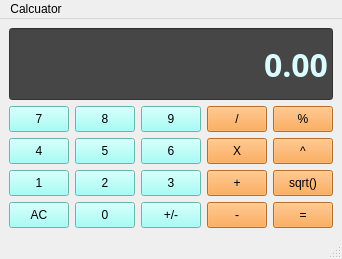
<?xml version="1.0" encoding="UTF-8"?>
<ui version="4.0">
 <class>Calculator</class>
 <widget class="QMainWindow" name="Calculator">
  <property name="geometry">
   <rect>
    <x>0</x>
    <y>0</y>
    <width>342</width>
    <height>259</height>
   </rect>
  </property>
  <property name="windowTitle">
   <string>Calculator</string>
  </property>
  <widget class="QWidget" name="centralwidget">
   <layout class="QGridLayout" name="gridLayout">
    <item row="1" column="1">
     <widget class="QPushButton" name="Button8">
      <property name="sizePolicy">
       <sizepolicy hsizetype="Preferred" vsizetype="Preferred">
        <horstretch>0</horstretch>
        <verstretch>0</verstretch>
       </sizepolicy>
      </property>
      <property name="styleSheet">
       <string notr="true">QPushButton{
	background-color: rgb(140, 255, 247);
	boarder: 1px solid rgb(115, 110, 106);
	padding: 5px;
}

QPushButton:pressed{
	background-color: rgb(46, 154, 255);
	boarder: 1px solid rgb(115, 110, 106);
	padding: 5px;
}</string>
      </property>
      <property name="text">
       <string>8</string>
      </property>
     </widget>
    </item>
    <item row="4" column="1">
     <widget class="QPushButton" name="Button2">
      <property name="sizePolicy">
       <sizepolicy hsizetype="Preferred" vsizetype="Preferred">
        <horstretch>0</horstretch>
        <verstretch>0</verstretch>
       </sizepolicy>
      </property>
      <property name="styleSheet">
       <string notr="true">QPushButton{
	background-color: rgb(140, 255, 247);
	boarder: 1px solid rgb(115, 110, 106);
	padding: 5px;
}

QPushButton:pressed{
	background-color: rgb(46, 154, 255);
	boarder: 1px solid rgb(115, 110, 106);
	padding: 5px;
}</string>
      </property>
      <property name="text">
       <string>2</string>
      </property>
     </widget>
    </item>
    <item row="4" column="4">
     <widget class="QPushButton" name="SquareRoot">
      <property name="sizePolicy">
       <sizepolicy hsizetype="Preferred" vsizetype="Preferred">
        <horstretch>0</horstretch>
        <verstretch>0</verstretch>
       </sizepolicy>
      </property>
      <property name="styleSheet">
       <string notr="true">QPushButton{
	background-color: rgb(255, 151, 47);
	boarder: 1px solid gray;
	padding: 5px;
}

QPushButton:pressed{
	background-color: rgb(46, 154, 255);
	boarder: 1px solid gray;
	padding: 5px;
}</string>
      </property>
      <property name="text">
       <string>sqrt()</string>
      </property>
     </widget>
    </item>
    <item row="5" column="3">
     <widget class="QPushButton" name="Subtract">
      <property name="sizePolicy">
       <sizepolicy hsizetype="Preferred" vsizetype="Preferred">
        <horstretch>0</horstretch>
        <verstretch>0</verstretch>
       </sizepolicy>
      </property>
      <property name="styleSheet">
       <string notr="true">QPushButton{
	background-color: rgb(255, 151, 47);
	boarder: 1px solid gray;
	padding: 5px;
}

QPushButton:pressed{
	background-color: rgb(46, 154, 255);
	boarder: 1px solid gray;
	padding: 5px;
}</string>
      </property>
      <property name="text">
       <string>-</string>
      </property>
     </widget>
    </item>
    <item row="5" column="0">
     <widget class="QPushButton" name="Clear">
      <property name="sizePolicy">
       <sizepolicy hsizetype="Preferred" vsizetype="Preferred">
        <horstretch>0</horstretch>
        <verstretch>0</verstretch>
       </sizepolicy>
      </property>
      <property name="styleSheet">
       <string notr="true">QPushButton{
	background-color: rgb(140, 255, 247);
	boarder: 1px solid rgb(115, 110, 106);
	padding: 5px;
}

QPushButton:pressed{
	background-color: rgb(46, 154, 255);
	boarder: 1px solid rgb(115, 110, 106);
	padding: 5px;
}</string>
      </property>
      <property name="text">
       <string>AC</string>
      </property>
     </widget>
    </item>
    <item row="0" column="0" colspan="5">
     <widget class="QLineEdit" name="Display">
      <property name="sizePolicy">
       <sizepolicy hsizetype="Preferred" vsizetype="Expanding">
        <horstretch>0</horstretch>
        <verstretch>0</verstretch>
       </sizepolicy>
      </property>
      <property name="font">
       <font>
        <family>Arial Black</family>
        <pointsize>24</pointsize>
        <bold>true</bold>
       </font>
      </property>
      <property name="styleSheet">
       <string notr="true">QLineEdit{
	background-color: rgb(70, 70, 70);
	boarder: 1px solid gray;
	color:rgb(220, 253, 255);
}</string>
      </property>
      <property name="text">
       <string>0.00</string>
      </property>
      <property name="alignment">
       <set>Qt::AlignRight|Qt::AlignTrailing|Qt::AlignVCenter</set>
      </property>
     </widget>
    </item>
    <item row="3" column="1">
     <widget class="QPushButton" name="Button5">
      <property name="sizePolicy">
       <sizepolicy hsizetype="Preferred" vsizetype="Preferred">
        <horstretch>0</horstretch>
        <verstretch>0</verstretch>
       </sizepolicy>
      </property>
      <property name="styleSheet">
       <string notr="true">QPushButton{
	background-color: rgb(140, 255, 247);
	boarder: 1px solid rgb(115, 110, 106);
	padding: 5px;
}

QPushButton:pressed{
	background-color: rgb(46, 154, 255);
	boarder: 1px solid rgb(115, 110, 106);
	padding: 5px;
}</string>
      </property>
      <property name="text">
       <string>5</string>
      </property>
     </widget>
    </item>
    <item row="4" column="3">
     <widget class="QPushButton" name="Add">
      <property name="sizePolicy">
       <sizepolicy hsizetype="Preferred" vsizetype="Preferred">
        <horstretch>0</horstretch>
        <verstretch>0</verstretch>
       </sizepolicy>
      </property>
      <property name="styleSheet">
       <string notr="true">QPushButton{
	background-color: rgb(255, 151, 47);
	boarder: 1px solid gray;
	padding: 5px;
}

QPushButton:pressed{
	background-color: rgb(46, 154, 255);
	boarder: 1px solid gray;
	padding: 5px;
}</string>
      </property>
      <property name="text">
       <string>+</string>
      </property>
     </widget>
    </item>
    <item row="5" column="2">
     <widget class="QPushButton" name="ChangeSigns">
      <property name="sizePolicy">
       <sizepolicy hsizetype="Preferred" vsizetype="Preferred">
        <horstretch>0</horstretch>
        <verstretch>0</verstretch>
       </sizepolicy>
      </property>
      <property name="styleSheet">
       <string notr="true">QPushButton{
	background-color: rgb(140, 255, 247);
	boarder: 1px solid rgb(115, 110, 106);
	padding: 5px;
}

QPushButton:pressed{
	background-color: rgb(46, 154, 255);
	boarder: 1px solid rgb(115, 110, 106);
	padding: 5px;
}</string>
      </property>
      <property name="text">
       <string>+/-</string>
      </property>
     </widget>
    </item>
    <item row="3" column="0">
     <widget class="QPushButton" name="Button4">
      <property name="sizePolicy">
       <sizepolicy hsizetype="Preferred" vsizetype="Preferred">
        <horstretch>0</horstretch>
        <verstretch>0</verstretch>
       </sizepolicy>
      </property>
      <property name="styleSheet">
       <string notr="true">QPushButton{
	background-color: rgb(140, 255, 247);
	boarder: 1px solid rgb(115, 110, 106);
	padding: 5px;
}

QPushButton:pressed{
	background-color: rgb(46, 154, 255);
	boarder: 1px solid rgb(115, 110, 106);
	padding: 5px;
}</string>
      </property>
      <property name="text">
       <string>4</string>
      </property>
     </widget>
    </item>
    <item row="1" column="0">
     <widget class="QPushButton" name="Button7">
      <property name="sizePolicy">
       <sizepolicy hsizetype="Preferred" vsizetype="Preferred">
        <horstretch>0</horstretch>
        <verstretch>0</verstretch>
       </sizepolicy>
      </property>
      <property name="styleSheet">
       <string notr="true">QPushButton{
	background-color: rgb(140, 255, 247);
	boarder: 1px solid rgb(115, 110, 106);
	padding: 5px;
}

QPushButton:pressed{
	background-color: rgb(46, 154, 255);
	boarder: 1px solid rgb(115, 110, 106);
	padding: 5px;
}</string>
      </property>
      <property name="text">
       <string>7</string>
      </property>
     </widget>
    </item>
    <item row="3" column="4">
     <widget class="QPushButton" name="Power">
      <property name="sizePolicy">
       <sizepolicy hsizetype="Preferred" vsizetype="Preferred">
        <horstretch>0</horstretch>
        <verstretch>0</verstretch>
       </sizepolicy>
      </property>
      <property name="styleSheet">
       <string notr="true">QPushButton{
	background-color: rgb(255, 151, 47);
	boarder: 1px solid gray;
	padding: 5px;
}

QPushButton:pressed{
	background-color: rgb(46, 154, 255);
	boarder: 1px solid gray;
	padding: 5px;
}</string>
      </property>
      <property name="text">
       <string>^</string>
      </property>
     </widget>
    </item>
    <item row="4" column="2">
     <widget class="QPushButton" name="Button3">
      <property name="sizePolicy">
       <sizepolicy hsizetype="Preferred" vsizetype="Preferred">
        <horstretch>0</horstretch>
        <verstretch>0</verstretch>
       </sizepolicy>
      </property>
      <property name="styleSheet">
       <string notr="true">QPushButton{
	background-color: rgb(140, 255, 247);
	boarder: 1px solid rgb(115, 110, 106);
	padding: 5px;
}

QPushButton:pressed{
	background-color: rgb(46, 154, 255);
	boarder: 1px solid rgb(115, 110, 106);
	padding: 5px;
}</string>
      </property>
      <property name="text">
       <string>3</string>
      </property>
     </widget>
    </item>
    <item row="4" column="0">
     <widget class="QPushButton" name="Button1">
      <property name="sizePolicy">
       <sizepolicy hsizetype="Preferred" vsizetype="Preferred">
        <horstretch>0</horstretch>
        <verstretch>0</verstretch>
       </sizepolicy>
      </property>
      <property name="styleSheet">
       <string notr="true">QPushButton{
	background-color: rgb(140, 255, 247);
	boarder: 1px solid rgb(115, 110, 106);
	padding: 5px;
}

QPushButton:pressed{
	background-color: rgb(46, 154, 255);
	boarder: 1px solid rgb(115, 110, 106);
	padding: 5px;
}</string>
      </property>
      <property name="text">
       <string>1</string>
      </property>
     </widget>
    </item>
    <item row="3" column="3">
     <widget class="QPushButton" name="Mulitiply">
      <property name="sizePolicy">
       <sizepolicy hsizetype="Preferred" vsizetype="Preferred">
        <horstretch>0</horstretch>
        <verstretch>0</verstretch>
       </sizepolicy>
      </property>
      <property name="styleSheet">
       <string notr="true">QPushButton{
	background-color: rgb(255, 151, 47);
	boarder: 1px solid gray;
	padding: 5px;
}

QPushButton:pressed{
	background-color: rgb(46, 154, 255);
	boarder: 1px solid gray;
	padding: 5px;
}</string>
      </property>
      <property name="text">
       <string>X</string>
      </property>
     </widget>
    </item>
    <item row="3" column="2">
     <widget class="QPushButton" name="Button6">
      <property name="sizePolicy">
       <sizepolicy hsizetype="Preferred" vsizetype="Preferred">
        <horstretch>0</horstretch>
        <verstretch>0</verstretch>
       </sizepolicy>
      </property>
      <property name="styleSheet">
       <string notr="true">QPushButton{
	background-color: rgb(140, 255, 247);
	boarder: 1px solid rgb(115, 110, 106);
	padding: 5px;
}

QPushButton:pressed{
	background-color: rgb(46, 154, 255);
	boarder: 1px solid rgb(115, 110, 106);
	padding: 5px;
}</string>
      </property>
      <property name="text">
       <string>6</string>
      </property>
     </widget>
    </item>
    <item row="1" column="4">
     <widget class="QPushButton" name="Percent">
      <property name="sizePolicy">
       <sizepolicy hsizetype="Preferred" vsizetype="Preferred">
        <horstretch>0</horstretch>
        <verstretch>0</verstretch>
       </sizepolicy>
      </property>
      <property name="styleSheet">
       <string notr="true">QPushButton{
	background-color: rgb(255, 151, 47);
	boarder: 1px solid gray;
	padding: 5px;
}

QPushButton:pressed{
	background-color: rgb(46, 154, 255);
	boarder: 1px solid gray;
	padding: 5px;
}</string>
      </property>
      <property name="text">
       <string>%</string>
      </property>
     </widget>
    </item>
    <item row="1" column="3">
     <widget class="QPushButton" name="Divide">
      <property name="sizePolicy">
       <sizepolicy hsizetype="Preferred" vsizetype="Preferred">
        <horstretch>0</horstretch>
        <verstretch>0</verstretch>
       </sizepolicy>
      </property>
      <property name="styleSheet">
       <string notr="true">QPushButton{
	background-color: rgb(255, 151, 47);
	boarder: 1px solid gray;
	padding: 5px;
}

QPushButton:pressed{
	background-color: rgb(46, 154, 255);
	boarder: 1px solid gray;
	padding: 5px;
}</string>
      </property>
      <property name="text">
       <string>/</string>
      </property>
     </widget>
    </item>
    <item row="5" column="1">
     <widget class="QPushButton" name="Button0">
      <property name="sizePolicy">
       <sizepolicy hsizetype="Preferred" vsizetype="Preferred">
        <horstretch>0</horstretch>
        <verstretch>0</verstretch>
       </sizepolicy>
      </property>
      <property name="styleSheet">
       <string notr="true">QPushButton{
	background-color: rgb(140, 255, 247);
	boarder: 1px solid rgb(115, 110, 106);
	padding: 5px;
}

QPushButton:pressed{
	background-color: rgb(46, 154, 255);
	boarder: 1px solid rgb(115, 110, 106);
	padding: 5px;
}</string>
      </property>
      <property name="text">
       <string>0</string>
      </property>
     </widget>
    </item>
    <item row="5" column="4">
     <widget class="QPushButton" name="Equal">
      <property name="sizePolicy">
       <sizepolicy hsizetype="Preferred" vsizetype="Preferred">
        <horstretch>0</horstretch>
        <verstretch>0</verstretch>
       </sizepolicy>
      </property>
      <property name="styleSheet">
       <string notr="true">QPushButton{
	background-color: rgb(255, 151, 47);
	boarder: 1px solid gray;
	padding: 5px;
}

QPushButton:pressed{
	background-color: rgb(46, 154, 255);
	boarder: 1px solid gray;
	padding: 5px;
}</string>
      </property>
      <property name="text">
       <string>=</string>
      </property>
     </widget>
    </item>
    <item row="1" column="2">
     <widget class="QPushButton" name="Button9">
      <property name="sizePolicy">
       <sizepolicy hsizetype="Preferred" vsizetype="Preferred">
        <horstretch>0</horstretch>
        <verstretch>0</verstretch>
       </sizepolicy>
      </property>
      <property name="styleSheet">
       <string notr="true">QPushButton{
	background-color: rgb(140, 255, 247);
	boarder: 1px solid rgb(115, 110, 106);
	padding: 5px;
}

QPushButton:pressed{
	background-color: rgb(46, 154, 255);
	boarder: 1px solid rgb(115, 110, 106);
	padding: 5px;
}</string>
      </property>
      <property name="text">
       <string>9</string>
      </property>
     </widget>
    </item>
   </layout>
  </widget>
  <widget class="QMenuBar" name="menubar">
   <property name="geometry">
    <rect>
     <x>0</x>
     <y>0</y>
     <width>342</width>
     <height>21</height>
    </rect>
   </property>
   <widget class="QMenu" name="menuCalcuator">
    <property name="title">
     <string>Calcuator</string>
    </property>
   </widget>
   <addaction name="menuCalcuator"/>
  </widget>
  <widget class="QStatusBar" name="statusbar"/>
 </widget>
 <resources/>
 <connections/>
</ui>
